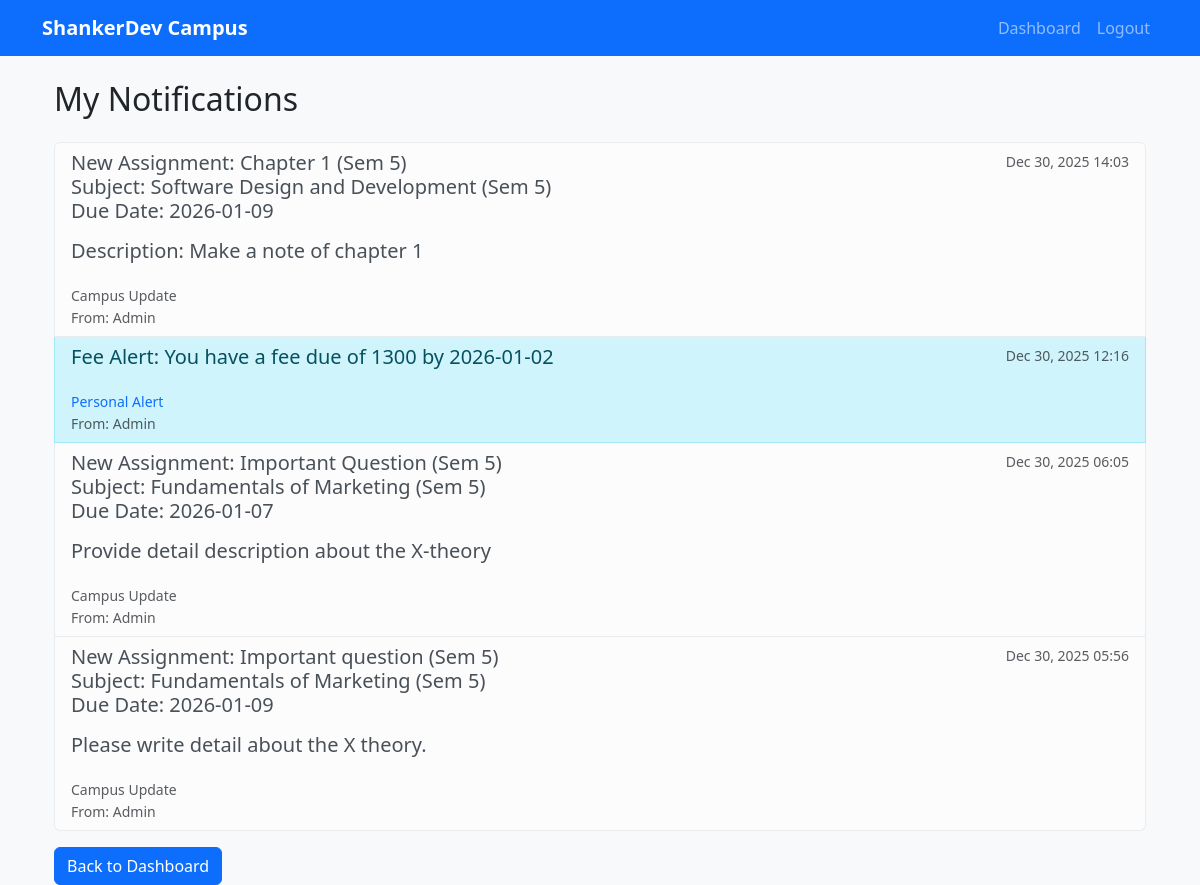
/campus/student/notifications/ (signed in), run on the app's committed database.
### campus/models.py (models this page shows, shortened)
class Notification(models.Model):
    message = models.TextField()
    created_at = models.DateTimeField(auto_now_add=True)
    created_by = models.ForeignKey(CustomUser, on_delete=models.SET_NULL, null=True, blank=True, related_name='created_notifications')
    recipient = models.ForeignKey(CustomUser, on_delete=models.CASCADE, null=True, blank=True, related_name='notifications')
    semester = models.IntegerField(null=True, blank=True)

### users/models.py (models this page shows, shortened)
class CustomUser(AbstractUser):
    ROLE_CHOICES = (
        ('student', 'Student'),
        ('teacher', 'Teacher'),
        ('admin', 'Admin'),
    )
    email = models.EmailField(unique=True)
    phone_number = models.CharField(max_length=15, blank=True, null=True, unique=True)
    role = models.CharField(max_length=20, choices=ROLE_CHOICES, default='student')
    is_approved = models.BooleanField(default=False, help_text="Designates whether this user has been approved by an admin.")
    USERNAME_FIELD = 'email'
    REQUIRED_FIELDS = []
    objects = CustomUserManager()

### campus/views.py (the view)
# urls.py: path('student/notifications/', view_notifications, name='view_notifications'),
@login_required
@student_required
def view_notifications(request):
    from .models import Notification
    from django.db.models import Q
    profile, _ = StudentProfile.objects.get_or_create(user=request.user)
    semester_filter = Q(recipient=None, semester=profile.semester) if profile.semester else Q(recipient=None, semester__isnull=True)
    notifications = Notification.objects.filter(
        Q(recipient=request.user) | (Q(recipient__isnull=True) & Q(semester__isnull=True)) | semester_filter
    ).order_by('-created_at')
    return render(request, 'campus/view_notifications.html', {'notifications': notifications})

### campus/views.py (called while the page is built)
def student_required(function):
    return user_passes_test(lambda u: u.role == 'student' and u.is_authenticated)(function)

### myproject/context_processors.py (called while the page is built)
def college_context(request):  # Adjust name to match your setup
    return {
        'college_info': CollegeInfo.objects.first(),
        'events': Event.objects.all(),
    }

### campus/templates/campus/view_notifications.html (shortened to what this page needs)
{% extends 'base.html' %}
{% block content %}
<div class="container mt-4">
    <h2 class="mb-4">My Notifications</h2>
    {% if notifications %}
    <div class="list-group">
        {% for note in notifications %}
        <div
            class="list-group-item list-group-item-action flex-column align-items-start {% if not note.recipient %}list-group-item-light{% else %}list-group-item-info{% endif %}">
            <div class="d-flex w-100 justify-content-between">
                <h5 class="mb-1">{{ note.message|linebreaks }}</h5>
                <small class="text-muted">{{ note.created_at|date:"M d, Y H:i" }}</small>
            </div>
            {% if note.recipient %}
            <small class="text-primary"> Personal Alert</small>
            {% else %}
            <small class="text-muted"> Campus Update</small>
            {% endif %}
            <small class="text-muted d-block">From: {{ note.created_by.get_full_name|default:"Admin" }}</small>
        </div>
        {% endfor %}
    </div>
    {% else %}
    <div class="alert alert-secondary">
        <h4 class="alert-heading">No notifications found.</h4>
        <p>You're all caught up! Recent campus updates and personal alerts will appear here.</p>
    </div>
    {% endif %}
    <a href="{% url 'student_dashboard' %}" class="btn btn-primary mt-3">Back to Dashboard</a>
</div>
{% endblock %}

### myproject/templates/base.html (style rules this page uses)
body { background-color: #f8f9fa; }

### data on the page
Notification: message "New Assignment: Chapter 1 (Sem 5) Subject: Software Design and Development (Sem 5) Due Date: 2026-01-09 Description: Make a note of chapter 1", created_at "Dec 30, 2025 14:03", shows "Campus Update", created_by.get_full_name "Admin"
Notification: message "Fee Alert: You have a fee due of 1300 by 2026-01-02", created_at "Dec 30, 2025 12:16", shows "Personal Alert", created_by.get_full_name "Admin"
Notification: message "New Assignment: Important Question (Sem 5) Subject: Fundamentals of Marketing (Sem 5) Due Date: 2026-01-07 Provide detail description about the X-theory", created_at "Dec 30, 2025 06:05", shows "Campus Update", created_by.get_full_name "Admin"
Notification: message "New Assignment: Important question (Sem 5) Subject: Fundamentals of Marketing (Sem 5) Due Date: 2026-01-09 Please write detail about the X theory.", created_at "Dec 30, 2025 05:56", shows "Campus Update", created_by.get_full_name "Admin"
